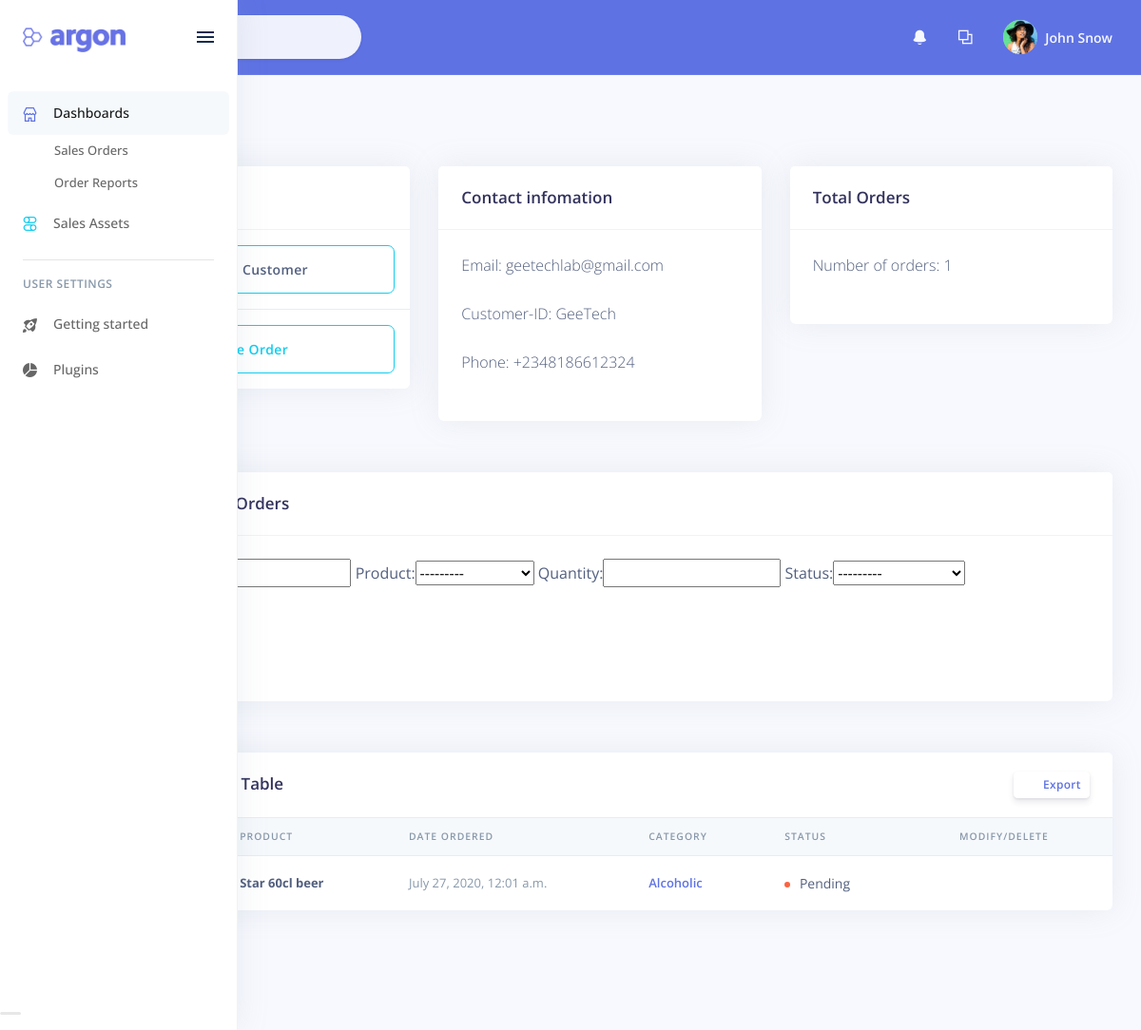
/customer/1, run on an earlier commit of the app's database.
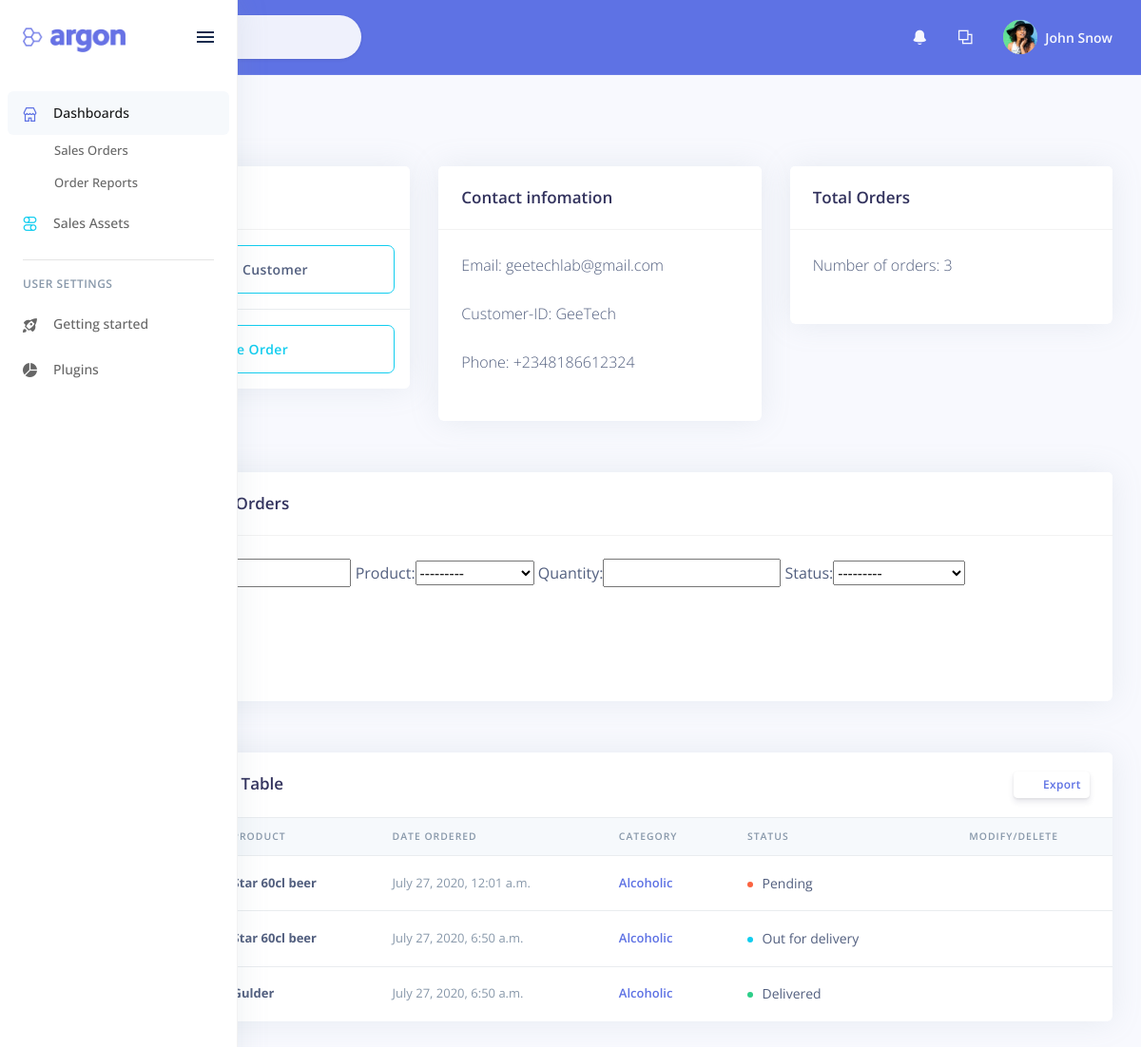
And on a later commit of the database.
### reports/models.py (models this page shows, shortened)
class Customer(models.Model):
    customer_id = models.CharField(null=True, blank=True, max_length=50)
    name = models.CharField(max_length=200, null=True)
    phone = models.CharField(max_length=200, null=True)
    email = models.CharField(max_length=200, null=True)
    date_created = models.DateTimeField(auto_now_add=True, null=True)
    class Meta:
        verbose_name = 'Customer'
        verbose_name_plural = 'Customers'

class Order(models.Model):
    STATUS = (
        ('Pending', 'Pending'),
        ('Canceled', 'Canceled'),
        ('Out for delivery', 'Out for delivery'),
        ('Delivered', 'Delivered'),
    )
    order_id = models.CharField(null=True, blank=True, max_length=50)
    customer = models.ForeignKey(Customer, on_delete=models.CASCADE)
    product = models.ForeignKey(Product, on_delete=models.CASCADE)
    quantity = models.IntegerField(blank=True, null=True)
    date_created = models.DateTimeField(auto_now_add=True, null=True)
    status = models.CharField(max_length=200, null=True, choices=STATUS)
    remark = models.CharField(max_length=500, null=True)
    class Meta:
        verbose_name = 'Order'
        verbose_name_plural = 'Orders'
    @property
    def status_choice(self):
        if self.status == "Pending":
            return 'warning'
        elif self.status == "Canceled":
            return 'danger'
        elif self.status == "Out for delivery":
            return 'info'
        elif self.status == "Delivered":
            return 'success'

class Product(models.Model):
    CATEGORY = (
        ('Non-Alcoholic', 'Non-Alcholic'),
        ('Alcoholic', 'Alcholic'),
    )
    product_id = models.CharField(null=True, blank=True, max_length=50)
    name = models.CharField(max_length=200, null=True)
    production_plant = models.CharField(max_length=200, null=True)
    price = models.FloatField(null=True)
    category = models.CharField(max_length=200, null=True, choices=CATEGORY)
    description = models.CharField(max_length=200, null=True)
    carton_size = models.IntegerField(blank=True, null=True)
    pallet_size = models.IntegerField(blank=True, null=True)
    date_created = models.DateTimeField(auto_now_add=True, null=True)
    expire_date = models.DateTimeField(auto_now_add=False, null=True)
    tags = models.ManyToManyField(Tag)
    class Meta:
        verbose_name = 'Product'
        verbose_name_plural = 'Products'
    def __str__(self):
        return self.name

### reports/views.py (the view)
# urls.py: path('customer/<str:customer_pk>', views.customer_detail, name='customer_detail'),
def customer_detail(request, customer_pk):
    customer = get_object_or_404(Customer, id=customer_pk)
    customer_orders = customer.order_set.all()
    my_filter = OrderFilter(request.GET, queryset=customer_orders)
    customer_orders = my_filter.qs
    customer_orders_count = customer_orders.count()
    context = {'customer': customer,
                'customer_orders': customer_orders,
                'customer_orders_count': customer_orders_count,
                'my_filter': my_filter
            }
    return render(request, "reports/customer_detail.html", context)

### reports/templates/reports/customer_detail.html (shortened to what this page needs)
{% extends 'layout.html' %}
{% block content %}
<br>
<br>
<br>
<br>
<div class="container-fluid">
    <div class="row">
        <div class="col-md-4">
            <div class="card">
                <div class="card-header">
                    <div class="row align-items-center">
                        <div class="col-8">
                            <h5 class="h3 mb-0">Customer</h5>
                        </div>
                    </div>
                </div>
                <ul class="list-group list-group-flush">
                    <li class="list-group-item"><a type="button" class="btn btn-outline-info btn-lg btn-block">Update Customer</a></li>
                    <li class="list-group-item"><a href="{% url 'create_order' customer.id %}" type="button" class="btn btn-outline-info btn-lg btn-block">Place Order</a></li>
                </ul>
            </div>
        </div>
        <div class="col-md-4">
            <div class="card">
                <div class="card-header">
                    <div class="row align-items-center">
                        <div class="col-8">
                            <h5 class="h3 mb-0">Contact infomation</h5>
                        </div>
                    </div>
                </div>
                <div class="card-body">
                    <p class="card-text mb-4">Email:  {{customer.email}}</p>
                    <p class="card-text mb-4">Customer-ID:  {{customer.name}}</p>
                    <p class="card-text mb-4">Phone:  {{customer.phone}}</p>
                </div>
            </div>
        </div>
        <div class="col-md-4">
            <div class="card">
                <div class="card-header">
                    <div class="row align-items-center">
                        <div class="col-8">
                            <h5 class="h3 mb-0">Total Orders</h5>
                        </div>
                    </div>
                </div>
                <div class="card-body">
                    <p class="card-text mb-4">Number of orders: {{customer_orders_count}}</p>
                </div>
            </div>
        </div>
    </div>
    <br>
      <div class="row">
        <div class="col-md-12">
          <div class="card">
              <div class="card-header">
                  <div class="row align-items-center">
                      <div class="col-8">
                          <h5 class="h3 mb-0">Filter Customer Orders</h5>
                      </div>
                  </div>
              </div>
              <div class="card-body">
                <div class="form-group">
                  <form action="" method="POST">
                      <div class="form-group">
                          {{ my_filter.form }}
                      </div>
                  </form>
                </div>
              </div>
          </div>
        </div>
      </div>
    <br>
    <div class="row">
        <div class="col">
            <div class="card">
                <div class="card-header border-0">
                  <div class="row">
                    <div class="col-6">
                      <h3 class="mb-0">Customer Order Table</h3>
                    </div>
                    <div class="col-6 text-right">
                      <a href="#" class="btn btn-sm btn-neutral btn-round btn-icon" data-toggle="tooltip" data-original-title="Edit product">
                        <span class="btn-inner--icon"><i class="fas fa-user-edit"></i></span>
                        <span class="btn-inner--text">Export</span>
                      </a>
                    </div>
                  </div>
                </div>
                <div class="table-responsive">
                  <table class="table align-items-center table-flush">
                    <thead class="thead-light">
                      <tr>
                        <th>Order ID</th>
                        <th>Product</th>
                        <th>Date Ordered</th>
                        <th>Category</th>
                        <th>Status</th>
                        <th>Modify/Delete</th>
                      </tr>
                    </thead>
                    <tbody>
                      {% for order in customer_orders %}
                        <tr>
                          <td class="table-user">
                            <b>{{order.order_id}}</b>
                          </td>
                          <td class="table-user">
                            <b>{{order.product}}</b>
                          </td>
                          <td>
                            <span class="text-muted">{{order.date_created}}</span>
                          </td>
                          <td>
                            <a href="#!" class="font-weight-bold">{{order.product.category}}</a>
                          </td>
                          <td>
                            <span class="badge badge-dot mr-4">
                              <i class="bg-{{order.status_choice}}"></i>
                              <span class="status">{{order.status}}</span>
                            </span>
                          </td>
                          <td class="table-actions">
                            <a href="{% url 'update_order' order.id %}" class="table-action" data-toggle="tooltip" data-original-title="Edit product">
                              <i class="fas fa-user-edit"></i>
                            </a>
                            <a href="{% url 'delete_order' order.id %}" class="table-action table-action-delete" data-toggle="tooltip" data-original-title="Delete product">
                              <i class="fas fa-trash"></i>
                            </a>
                          </td>
                        </tr>
                      {% endfor %}
                    </tbody>
                  </table>
                </div>
            </div>
        </div>
    </div>
</div>
<br>
<br>
<br>
<br>
{% endblock content %}

### templates/layout.html (shortened to what this page needs)
{% load static %}
<!DOCTYPE html>
<html>
<head>
  <link rel="stylesheet" href="{% static '../static/vendor/nucleo/css/nucleo.css' %}" type="text/css">
  <link rel="stylesheet" href="{% static '../static/vendor/@fortawesome/fontawesome-free/css/all.min.css' %}" type="text/css">
  <link rel="stylesheet" href="{% static '../static/css/argon.min.css' %}" type="text/css">
</head>
<body>
  <nav class="sidenav navbar navbar-vertical  fixed-left  navbar-expand-xs navbar-light bg-white" id="sidenav-main">
    <div class="scrollbar-inner">
      <div class="sidenav-header  d-flex  align-items-center">
        <a class="navbar-brand" href="{% url 'home' %}">
          <img src="../assets/img/brand/blue.png" class="navbar-brand-img" alt="...">
        </a>
        <div class=" ml-auto ">
          <div class="sidenav-toggler d-none d-xl-block" data-action="sidenav-unpin" data-target="#sidenav-main">
            <div class="sidenav-toggler-inner">
              <i class="sidenav-toggler-line"></i>
              <i class="sidenav-toggler-line"></i>
              <i class="sidenav-toggler-line"></i>
            </div>
          </div>
        </div>
      </div>
      <div class="navbar-inner">
        <div class="collapse navbar-collapse" id="sidenav-collapse-main">
          <ul class="navbar-nav">
            <li class="nav-item">
              <a class="nav-link active" href="#navbar-dashboards" data-toggle="collapse" role="button" aria-expanded="true" aria-controls="navbar-dashboards">
                <i class="ni ni-shop text-primary"></i>
                <span class="nav-link-text">Dashboards</span>
              </a>
              <div class="collapse show" id="navbar-dashboards">
                <ul class="nav nav-sm flex-column">
                  <li class="nav-item">
                    <a href="{% url 'home' %}" class="nav-link">
                      <span class="sidenav-normal"> Sales Orders </span>
                    </a>
                  </li>
                  <li class="nav-item">
                    <a href="#Coming_soon..." class="nav-link">
                      <span class="sidenav-normal"> Order Reports </span>
                    </a>
                  </li>
                </ul>
              </div>
            </li>
            <li class="nav-item">
              <a class="nav-link" href="#navbar-components" data-toggle="collapse" role="button" aria-expanded="false" aria-controls="navbar-components">
                <i class="ni ni-ui-04 text-info"></i>
                <span class="nav-link-text">Sales Assets</span>
              </a>
            </li>
          </ul>
          <hr class="my-3">
          <h6 class="navbar-heading p-0 text-muted">
            <span class="docs-normal">User Settings</span>
          </h6>
          <ul class="navbar-nav mb-md-3">
            <li class="nav-item">
              <a class="nav-link" href="#" target="_blank">
                <i class="ni ni-spaceship"></i>
                <span class="nav-link-text">Getting started</span>
              </a>
            </li>
            <li class="nav-item">
              <a class="nav-link" href="#" target="_blank">
                <i class="ni ni-chart-pie-35"></i>
                <span class="nav-link-text">Plugins</span>
              </a>
            </li>
          </ul>
        </div>
      </div>
    </div>
  </nav>
  <div class="main-content" id="panel">
    <nav class="navbar navbar-top navbar-expand navbar-dark bg-primary border-bottom">
      <div class="container-fluid">
        <div class="collapse navbar-collapse" id="navbarSupportedContent">
          <form class="navbar-search navbar-search-light form-inline mr-sm-3" id="navbar-search-main">
            <div class="form-group mb-0">
              <div class="input-group input-group-alternative input-group-merge">
                <div class="input-group-prepend">
                  <span class="input-group-text"></span>
                </div>
                <input class="form-control" placeholder="Search" type="text">
              </div>
            </div>
          </form>
          <ul class="navbar-nav align-items-center  ml-md-auto ">
            <li class="nav-item dropdown">
              <a class="nav-link" href="#" role="button" data-toggle="dropdown" aria-haspopup="true" aria-expanded="false">
                <i class="ni ni-bell-55"></i>
              </a>
            </li>
            <li class="nav-item dropdown">
              <a class="nav-link" href="#" role="button" data-toggle="dropdown" aria-haspopup="true" aria-expanded="false">
                <i class="ni ni-ungroup"></i>
              </a>
            </li>
          </ul>
          <ul class="navbar-nav align-items-center  ml-auto ml-md-0 ">
            <li class="nav-item dropdown">
              <a class="nav-link pr-0" href="#" role="button" data-toggle="dropdown" aria-haspopup="true" aria-expanded="false">
                <div class="media align-items-center">
                  <span class="avatar avatar-sm rounded-circle">
                    <img alt="Image placeholder" src="../assets/img/theme/team-4.jpg">
                  </span>
                  <div class="media-body  ml-2  d-none d-lg-block">
                    <span class="mb-0 text-sm  font-weight-bold">John Snow</span>
                  </div>
                </div>
              </a>
            </li>
          </ul>
        </div>
      </div>
    </nav>
    {% block content %}
    {% endblock %}
  </div>
</body>
</html>

What changed in the data, as far as the page shows it:
added Order: product "Star 60cl beer", date_created "July 27, 2020, 6:50 a.m.", product.category "Alcoholic", status "Out for delivery"
added Order: product "Gulder", date_created "July 27, 2020, 6:50 a.m.", product.category "Alcoholic", status "Delivered"
Also different on the page:
{{ customer_orders_count }}: "1" → "3"
